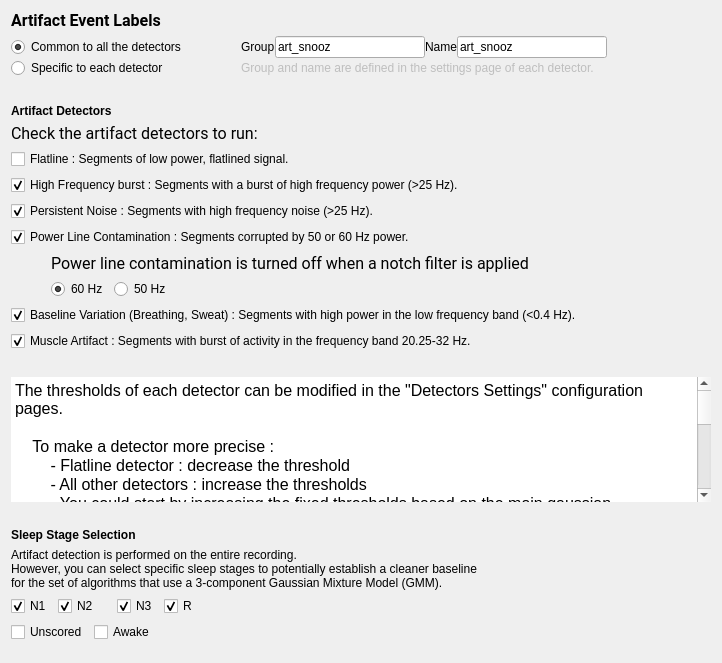
<?xml version="1.0" encoding="UTF-8"?>
<ui version="4.0">
 <class>DetectorsStep</class>
 <widget class="QWidget" name="DetectorsStep">
  <property name="geometry">
   <rect>
    <x>0</x>
    <y>0</y>
    <width>722</width>
    <height>663</height>
   </rect>
  </property>
  <property name="windowTitle">
   <string/>
  </property>
  <property name="styleSheet">
   <string notr="true">font: 12pt &quot;Roboto&quot;;</string>
  </property>
  <layout class="QVBoxLayout" name="verticalLayout_5">
   <item>
    <widget class="QLabel" name="label_3">
     <property name="font">
      <font>
       <family>Roboto</family>
       <pointsize>12</pointsize>
       <weight>50</weight>
       <italic>false</italic>
       <bold>false</bold>
      </font>
     </property>
     <property name="text">
      <string>&lt;html&gt;&lt;head/&gt;&lt;body&gt;&lt;p&gt;&lt;span style=&quot; font-weight:600;&quot;&gt;Artifact Event Labels&lt;/span&gt;&lt;/p&gt;&lt;/body&gt;&lt;/html&gt;</string>
     </property>
    </widget>
   </item>
   <item>
    <layout class="QVBoxLayout" name="verticalLayout_3">
     <property name="spacing">
      <number>0</number>
     </property>
     <item>
      <layout class="QHBoxLayout" name="horizontalLayout_2">
       <item>
        <widget class="QRadioButton" name="common_radioButton">
         <property name="minimumSize">
          <size>
           <width>230</width>
           <height>0</height>
          </size>
         </property>
         <property name="maximumSize">
          <size>
           <width>230</width>
           <height>16777215</height>
          </size>
         </property>
         <property name="text">
          <string>Common to all the detectors</string>
         </property>
         <property name="checked">
          <bool>true</bool>
         </property>
         <attribute name="buttonGroup">
          <string notr="true">buttonGroup</string>
         </attribute>
        </widget>
       </item>
       <item>
        <widget class="QLabel" name="label_4">
         <property name="text">
          <string>Group</string>
         </property>
        </widget>
       </item>
       <item>
        <widget class="QLineEdit" name="unique_group_lineEdit">
         <property name="minimumSize">
          <size>
           <width>150</width>
           <height>0</height>
          </size>
         </property>
         <property name="maximumSize">
          <size>
           <width>150</width>
           <height>16777215</height>
          </size>
         </property>
         <property name="toolTip">
          <string>Write the common artifact event name to use for all the detectors.</string>
         </property>
         <property name="text">
          <string>art_snooz</string>
         </property>
         <property name="alignment">
          <set>Qt::AlignLeading|Qt::AlignLeft|Qt::AlignVCenter</set>
         </property>
        </widget>
       </item>
       <item>
        <widget class="QLabel" name="label_5">
         <property name="text">
          <string>Name</string>
         </property>
        </widget>
       </item>
       <item>
        <widget class="QLineEdit" name="unique_name_lineEdit">
         <property name="minimumSize">
          <size>
           <width>150</width>
           <height>0</height>
          </size>
         </property>
         <property name="maximumSize">
          <size>
           <width>150</width>
           <height>16777215</height>
          </size>
         </property>
         <property name="text">
          <string>art_snooz</string>
         </property>
        </widget>
       </item>
       <item>
        <spacer name="horizontalSpacer_2">
         <property name="orientation">
          <enum>Qt::Horizontal</enum>
         </property>
         <property name="sizeHint" stdset="0">
          <size>
           <width>40</width>
           <height>20</height>
          </size>
         </property>
        </spacer>
       </item>
      </layout>
     </item>
     <item>
      <layout class="QHBoxLayout" name="horizontalLayout_3">
       <item>
        <widget class="QRadioButton" name="specific_radioButton">
         <property name="minimumSize">
          <size>
           <width>230</width>
           <height>0</height>
          </size>
         </property>
         <property name="maximumSize">
          <size>
           <width>230</width>
           <height>16777215</height>
          </size>
         </property>
         <property name="text">
          <string>Specific to each detector</string>
         </property>
         <attribute name="buttonGroup">
          <string notr="true">buttonGroup</string>
         </attribute>
        </widget>
       </item>
       <item>
        <widget class="QLabel" name="specific_name_label">
         <property name="enabled">
          <bool>false</bool>
         </property>
         <property name="maximumSize">
          <size>
           <width>16777215</width>
           <height>16777215</height>
          </size>
         </property>
         <property name="text">
          <string>Group and name are defined in the settings page of each detector.</string>
         </property>
        </widget>
       </item>
       <item>
        <spacer name="horizontalSpacer_6">
         <property name="orientation">
          <enum>Qt::Horizontal</enum>
         </property>
         <property name="sizeHint" stdset="0">
          <size>
           <width>40</width>
           <height>20</height>
          </size>
         </property>
        </spacer>
       </item>
      </layout>
     </item>
    </layout>
   </item>
   <item>
    <spacer name="verticalSpacer_3">
     <property name="orientation">
      <enum>Qt::Vertical</enum>
     </property>
     <property name="sizeType">
      <enum>QSizePolicy::Fixed</enum>
     </property>
     <property name="sizeHint" stdset="0">
      <size>
       <width>20</width>
       <height>20</height>
      </size>
     </property>
    </spacer>
   </item>
   <item>
    <layout class="QVBoxLayout" name="verticalLayout_2">
     <item>
      <widget class="QLabel" name="label_6">
       <property name="text">
        <string>&lt;html&gt;&lt;head/&gt;&lt;body&gt;&lt;p&gt;&lt;span style=&quot; font-weight:600;&quot;&gt;Artifact Detectors&lt;/span&gt;&lt;/p&gt;&lt;/body&gt;&lt;/html&gt;</string>
       </property>
      </widget>
     </item>
     <item>
      <widget class="QLabel" name="label_2">
       <property name="font">
        <font>
         <family>Roboto</family>
         <pointsize>12</pointsize>
         <weight>50</weight>
         <italic>false</italic>
         <bold>false</bold>
        </font>
       </property>
       <property name="text">
        <string>Check the artifact detectors to run:</string>
       </property>
      </widget>
     </item>
     <item>
      <widget class="QCheckBox" name="flatline_checkBox">
       <property name="text">
        <string>Flatline : Segments of low power, flatlined signal.</string>
       </property>
       <property name="checked">
        <bool>false</bool>
       </property>
      </widget>
     </item>
     <item>
      <widget class="QCheckBox" name="highfreq_checkBox">
       <property name="text">
        <string>High Frequency burst : Segments with a burst of high frequency power (&gt;25 Hz).</string>
       </property>
       <property name="checked">
        <bool>true</bool>
       </property>
      </widget>
     </item>
     <item>
      <widget class="QCheckBox" name="persistent_checkBox">
       <property name="text">
        <string>Persistent Noise : Segments with high frequency noise (&gt;25 Hz).</string>
       </property>
       <property name="checked">
        <bool>true</bool>
       </property>
      </widget>
     </item>
     <item>
      <widget class="QCheckBox" name="powerline_checkBox">
       <property name="text">
        <string>Power Line Contamination : Segments corrupted by 50 or 60 Hz power.</string>
       </property>
       <property name="checked">
        <bool>true</bool>
       </property>
      </widget>
     </item>
     <item>
      <layout class="QVBoxLayout" name="verticalLayout">
       <item>
        <layout class="QHBoxLayout" name="horizontalLayout_5">
         <item>
          <spacer name="horizontalSpacer_5">
           <property name="orientation">
            <enum>Qt::Horizontal</enum>
           </property>
           <property name="sizeType">
            <enum>QSizePolicy::Fixed</enum>
           </property>
           <property name="sizeHint" stdset="0">
            <size>
             <width>40</width>
             <height>20</height>
            </size>
           </property>
          </spacer>
         </item>
         <item>
          <widget class="QLabel" name="label">
           <property name="font">
            <font>
             <family>Roboto</family>
             <pointsize>12</pointsize>
             <weight>50</weight>
             <italic>false</italic>
             <bold>false</bold>
            </font>
           </property>
           <property name="text">
            <string>Power line contamination is turned off when a notch filter is applied</string>
           </property>
          </widget>
         </item>
        </layout>
       </item>
       <item>
        <layout class="QHBoxLayout" name="horizontalLayout">
         <item>
          <spacer name="horizontalSpacer_4">
           <property name="orientation">
            <enum>Qt::Horizontal</enum>
           </property>
           <property name="sizeType">
            <enum>QSizePolicy::Fixed</enum>
           </property>
           <property name="sizeHint" stdset="0">
            <size>
             <width>40</width>
             <height>20</height>
            </size>
           </property>
          </spacer>
         </item>
         <item>
          <widget class="QRadioButton" name="radioButton_60Hz">
           <property name="maximumSize">
            <size>
             <width>150</width>
             <height>16777215</height>
            </size>
           </property>
           <property name="text">
            <string>60 Hz</string>
           </property>
           <property name="checked">
            <bool>true</bool>
           </property>
           <attribute name="buttonGroup">
            <string notr="true">buttonGroup_2</string>
           </attribute>
          </widget>
         </item>
         <item>
          <widget class="QRadioButton" name="radioButton_50Hz">
           <property name="maximumSize">
            <size>
             <width>150</width>
             <height>16777215</height>
            </size>
           </property>
           <property name="text">
            <string>50 Hz</string>
           </property>
           <attribute name="buttonGroup">
            <string notr="true">buttonGroup_2</string>
           </attribute>
          </widget>
         </item>
         <item>
          <spacer name="horizontalSpacer_3">
           <property name="orientation">
            <enum>Qt::Horizontal</enum>
           </property>
           <property name="sizeHint" stdset="0">
            <size>
             <width>40</width>
             <height>20</height>
            </size>
           </property>
          </spacer>
         </item>
        </layout>
       </item>
      </layout>
     </item>
     <item>
      <widget class="QCheckBox" name="bslvar_checkBox">
       <property name="text">
        <string>Baseline Variation (Breathing, Sweat) : Segments with high power in the low frequency band (&lt;0.4 Hz).</string>
       </property>
       <property name="checked">
        <bool>true</bool>
       </property>
      </widget>
     </item>
     <item>
      <widget class="QCheckBox" name="muscle_checkBox">
       <property name="text">
        <string>Muscle Artifact : Segments with burst of activity in the frequency band 20.25-32 Hz.</string>
       </property>
       <property name="checked">
        <bool>true</bool>
       </property>
      </widget>
     </item>
    </layout>
   </item>
   <item>
    <spacer name="verticalSpacer">
     <property name="orientation">
      <enum>Qt::Vertical</enum>
     </property>
     <property name="sizeType">
      <enum>QSizePolicy::Fixed</enum>
     </property>
     <property name="sizeHint" stdset="0">
      <size>
       <width>20</width>
       <height>20</height>
      </size>
     </property>
    </spacer>
   </item>
   <item>
    <widget class="QTextEdit" name="textEdit">
     <property name="sizePolicy">
      <sizepolicy hsizetype="Expanding" vsizetype="Expanding">
       <horstretch>0</horstretch>
       <verstretch>10</verstretch>
      </sizepolicy>
     </property>
     <property name="minimumSize">
      <size>
       <width>0</width>
       <height>0</height>
      </size>
     </property>
     <property name="maximumSize">
      <size>
       <width>16777215</width>
       <height>268</height>
      </size>
     </property>
     <property name="frameShape">
      <enum>QFrame::VLine</enum>
     </property>
     <property name="lineWidth">
      <number>0</number>
     </property>
     <property name="sizeAdjustPolicy">
      <enum>QAbstractScrollArea::AdjustToContents</enum>
     </property>
     <property name="readOnly">
      <bool>true</bool>
     </property>
     <property name="html">
      <string>&lt;!DOCTYPE HTML PUBLIC &quot;-//W3C//DTD HTML 4.0//EN&quot; &quot;http://www.w3.org/TR/REC-html40/strict.dtd&quot;&gt;
&lt;html&gt;&lt;head&gt;&lt;meta name=&quot;qrichtext&quot; content=&quot;1&quot; /&gt;&lt;style type=&quot;text/css&quot;&gt;
p, li { white-space: pre-wrap; }
&lt;/style&gt;&lt;/head&gt;&lt;body style=&quot; font-family:'Roboto'; font-size:12pt; font-weight:400; font-style:normal;&quot;&gt;
&lt;p style=&quot; margin-top:0px; margin-bottom:0px; margin-left:0px; margin-right:0px; -qt-block-indent:0; text-indent:0px;&quot;&gt;The thresholds of each detector can be modified in the &amp;quot;Detectors Settings&amp;quot; configuration pages.&lt;/p&gt;
&lt;p style=&quot;-qt-paragraph-type:empty; margin-top:0px; margin-bottom:0px; margin-left:0px; margin-right:0px; -qt-block-indent:0; text-indent:0px;&quot;&gt;&lt;br /&gt;&lt;/p&gt;
&lt;p style=&quot; margin-top:0px; margin-bottom:0px; margin-left:0px; margin-right:0px; -qt-block-indent:0; text-indent:0px;&quot;&gt;    To make a detector more precise : &lt;/p&gt;
&lt;p style=&quot; margin-top:0px; margin-bottom:0px; margin-left:0px; margin-right:0px; -qt-block-indent:0; text-indent:0px;&quot;&gt;        - Flatline detector : decrease the threshold&lt;/p&gt;
&lt;p style=&quot; margin-top:0px; margin-bottom:0px; margin-left:0px; margin-right:0px; -qt-block-indent:0; text-indent:0px;&quot;&gt;        - All other detectors : increase the thresholds&lt;/p&gt;
&lt;p style=&quot; margin-top:0px; margin-bottom:0px; margin-left:0px; margin-right:0px; -qt-block-indent:0; text-indent:0px;&quot;&gt;        - You could start by increasing the fixed thresholds based on the main gaussian distrbution.&lt;/p&gt;
&lt;p style=&quot; margin-top:0px; margin-bottom:0px; margin-left:0px; margin-right:0px; -qt-block-indent:0; text-indent:0px;&quot;&gt;          I.e. increase the thresholds from 4 X STD to 5 X STD.&lt;/p&gt;
&lt;p style=&quot;-qt-paragraph-type:empty; margin-top:0px; margin-bottom:0px; margin-left:0px; margin-right:0px; -qt-block-indent:0; text-indent:0px;&quot;&gt;&lt;br /&gt;&lt;/p&gt;
&lt;p style=&quot; margin-top:0px; margin-bottom:0px; margin-left:0px; margin-right:0px; -qt-block-indent:0; text-indent:0px;&quot;&gt;    To make a detector more sensitive : &lt;/p&gt;
&lt;p style=&quot; margin-top:0px; margin-bottom:0px; margin-left:0px; margin-right:0px; -qt-block-indent:0; text-indent:0px;&quot;&gt;        - Flatline detector : increase the threshold&lt;/p&gt;
&lt;p style=&quot; margin-top:0px; margin-bottom:0px; margin-left:0px; margin-right:0px; -qt-block-indent:0; text-indent:0px;&quot;&gt;        - All other detectors : decrease the thresholds&lt;/p&gt;
&lt;p style=&quot; margin-top:0px; margin-bottom:0px; margin-left:0px; margin-right:0px; -qt-block-indent:0; text-indent:0px;&quot;&gt;        - You could start by decreasing the fixed thresholds based on the main gaussian distrbution.&lt;/p&gt;
&lt;p style=&quot; margin-top:0px; margin-bottom:0px; margin-left:0px; margin-right:0px; -qt-block-indent:0; text-indent:0px;&quot;&gt;          I.e. decrease the thresholds from 4 X STD to 3 X STD, except for the baseline variation which the minimum value should be 3.5.&lt;/p&gt;
&lt;p style=&quot;-qt-paragraph-type:empty; margin-top:0px; margin-bottom:0px; margin-left:0px; margin-right:0px; -qt-block-indent:0; text-indent:0px;&quot;&gt;&lt;br /&gt;&lt;/p&gt;
&lt;p style=&quot; margin-top:0px; margin-bottom:0px; margin-left:0px; margin-right:0px; -qt-block-indent:0; text-indent:0px;&quot;&gt;For more information see the  &amp;quot;Detectors Settings&amp;quot; configuration page for each specific detector. &lt;/p&gt;&lt;/body&gt;&lt;/html&gt;</string>
     </property>
    </widget>
   </item>
   <item>
    <spacer name="verticalSpacer_2">
     <property name="orientation">
      <enum>Qt::Vertical</enum>
     </property>
     <property name="sizeType">
      <enum>QSizePolicy::Fixed</enum>
     </property>
     <property name="sizeHint" stdset="0">
      <size>
       <width>20</width>
       <height>20</height>
      </size>
     </property>
    </spacer>
   </item>
   <item>
    <layout class="QVBoxLayout" name="verticalLayout_4">
     <item>
      <widget class="QLabel" name="label_7">
       <property name="text">
        <string>&lt;html&gt;&lt;head/&gt;&lt;body&gt;&lt;p&gt;&lt;span style=&quot; font-weight:600;&quot;&gt;Sleep Stage Selection&lt;/span&gt;&lt;/p&gt;&lt;/body&gt;&lt;/html&gt;</string>
       </property>
      </widget>
     </item>
     <item>
      <widget class="QLabel" name="label_8">
       <property name="text">
        <string>Artifact detection is performed on the entire recording.
However, you can select specific sleep stages to potentially establish a cleaner baseline
for the set of algorithms that use a 3-component Gaussian Mixture Model (GMM).</string>
       </property>
      </widget>
     </item>
    </layout>
   </item>
   <item>
    <layout class="QHBoxLayout" name="horizontalLayout_4">
     <item>
      <layout class="QGridLayout" name="gridLayout">
       <item row="0" column="0">
        <widget class="QCheckBox" name="checkBox_1">
         <property name="text">
          <string>N1</string>
         </property>
         <property name="checked">
          <bool>true</bool>
         </property>
        </widget>
       </item>
       <item row="0" column="1" colspan="2">
        <widget class="QCheckBox" name="checkBox_2">
         <property name="text">
          <string>N2</string>
         </property>
         <property name="checked">
          <bool>true</bool>
         </property>
        </widget>
       </item>
       <item row="0" column="3">
        <widget class="QCheckBox" name="checkBox_3">
         <property name="text">
          <string>N3</string>
         </property>
         <property name="checked">
          <bool>true</bool>
         </property>
        </widget>
       </item>
       <item row="0" column="4">
        <widget class="QCheckBox" name="checkBox_5">
         <property name="text">
          <string>R</string>
         </property>
         <property name="checked">
          <bool>true</bool>
         </property>
        </widget>
       </item>
       <item row="1" column="0" colspan="2">
        <widget class="QCheckBox" name="checkBox_9">
         <property name="text">
          <string>Unscored</string>
         </property>
        </widget>
       </item>
       <item row="1" column="2" colspan="2">
        <widget class="QCheckBox" name="checkBox_0">
         <property name="text">
          <string>Awake</string>
         </property>
        </widget>
       </item>
      </layout>
     </item>
     <item>
      <spacer name="horizontalSpacer">
       <property name="orientation">
        <enum>Qt::Horizontal</enum>
       </property>
       <property name="sizeHint" stdset="0">
        <size>
         <width>40</width>
         <height>20</height>
        </size>
       </property>
      </spacer>
     </item>
    </layout>
   </item>
   <item>
    <spacer name="verticalSpacer_4">
     <property name="orientation">
      <enum>Qt::Vertical</enum>
     </property>
     <property name="sizeType">
      <enum>QSizePolicy::Expanding</enum>
     </property>
     <property name="sizeHint" stdset="0">
      <size>
       <width>20</width>
       <height>10</height>
      </size>
     </property>
    </spacer>
   </item>
  </layout>
 </widget>
 <resources>
  <include location="../../../../../snooz-toolbox/src/main/python/ui/themes/themes.qrc"/>
 </resources>
 <connections>
  <connection>
   <sender>radioButton_50Hz</sender>
   <signal>clicked()</signal>
   <receiver>DetectorsStep</receiver>
   <slot>update_settings_slot()</slot>
   <hints>
    <hint type="sourcelabel">
     <x>457</x>
     <y>202</y>
    </hint>
    <hint type="destinationlabel">
     <x>505</x>
     <y>347</y>
    </hint>
   </hints>
  </connection>
  <connection>
   <sender>radioButton_60Hz</sender>
   <signal>clicked()</signal>
   <receiver>DetectorsStep</receiver>
   <slot>update_settings_slot()</slot>
   <hints>
    <hint type="sourcelabel">
     <x>189</x>
     <y>202</y>
    </hint>
    <hint type="destinationlabel">
     <x>505</x>
     <y>347</y>
    </hint>
   </hints>
  </connection>
  <connection>
   <sender>powerline_checkBox</sender>
   <signal>clicked()</signal>
   <receiver>DetectorsStep</receiver>
   <slot>update_settings_slot()</slot>
   <hints>
    <hint type="sourcelabel">
     <x>323</x>
     <y>157</y>
    </hint>
    <hint type="destinationlabel">
     <x>505</x>
     <y>347</y>
    </hint>
   </hints>
  </connection>
  <connection>
   <sender>common_radioButton</sender>
   <signal>clicked()</signal>
   <receiver>DetectorsStep</receiver>
   <slot>update_event_label_slot()</slot>
   <hints>
    <hint type="sourcelabel">
     <x>161</x>
     <y>47</y>
    </hint>
    <hint type="destinationlabel">
     <x>505</x>
     <y>347</y>
    </hint>
   </hints>
  </connection>
  <connection>
   <sender>specific_radioButton</sender>
   <signal>clicked()</signal>
   <receiver>DetectorsStep</receiver>
   <slot>update_event_label_slot()</slot>
   <hints>
    <hint type="sourcelabel">
     <x>161</x>
     <y>79</y>
    </hint>
    <hint type="destinationlabel">
     <x>505</x>
     <y>347</y>
    </hint>
   </hints>
  </connection>
  <connection>
   <sender>unique_group_lineEdit</sender>
   <signal>editingFinished()</signal>
   <receiver>DetectorsStep</receiver>
   <slot>update_event_label_slot()</slot>
   <hints>
    <hint type="sourcelabel">
     <x>443</x>
     <y>47</y>
    </hint>
    <hint type="destinationlabel">
     <x>505</x>
     <y>347</y>
    </hint>
   </hints>
  </connection>
  <connection>
   <sender>unique_name_lineEdit</sender>
   <signal>editingFinished()</signal>
   <receiver>DetectorsStep</receiver>
   <slot>update_event_label_slot()</slot>
   <hints>
    <hint type="sourcelabel">
     <x>650</x>
     <y>47</y>
    </hint>
    <hint type="destinationlabel">
     <x>505</x>
     <y>347</y>
    </hint>
   </hints>
  </connection>
  <connection>
   <sender>checkBox_0</sender>
   <signal>clicked()</signal>
   <receiver>DetectorsStep</receiver>
   <slot>update_stages_slot()</slot>
   <hints>
    <hint type="sourcelabel">
     <x>124</x>
     <y>622</y>
    </hint>
    <hint type="destinationlabel">
     <x>360</x>
     <y>331</y>
    </hint>
   </hints>
  </connection>
  <connection>
   <sender>checkBox_1</sender>
   <signal>clicked()</signal>
   <receiver>DetectorsStep</receiver>
   <slot>update_stages_slot()</slot>
   <hints>
    <hint type="sourcelabel">
     <x>30</x>
     <y>596</y>
    </hint>
    <hint type="destinationlabel">
     <x>360</x>
     <y>331</y>
    </hint>
   </hints>
  </connection>
  <connection>
   <sender>checkBox_2</sender>
   <signal>clicked()</signal>
   <receiver>DetectorsStep</receiver>
   <slot>update_stages_slot()</slot>
   <hints>
    <hint type="sourcelabel">
     <x>82</x>
     <y>596</y>
    </hint>
    <hint type="destinationlabel">
     <x>360</x>
     <y>331</y>
    </hint>
   </hints>
  </connection>
  <connection>
   <sender>checkBox_3</sender>
   <signal>clicked()</signal>
   <receiver>DetectorsStep</receiver>
   <slot>update_stages_slot()</slot>
   <hints>
    <hint type="sourcelabel">
     <x>135</x>
     <y>596</y>
    </hint>
    <hint type="destinationlabel">
     <x>360</x>
     <y>331</y>
    </hint>
   </hints>
  </connection>
  <connection>
   <sender>checkBox_5</sender>
   <signal>clicked()</signal>
   <receiver>DetectorsStep</receiver>
   <slot>update_stages_slot()</slot>
   <hints>
    <hint type="sourcelabel">
     <x>176</x>
     <y>596</y>
    </hint>
    <hint type="destinationlabel">
     <x>360</x>
     <y>331</y>
    </hint>
   </hints>
  </connection>
 </connections>
 <slots>
  <slot>update_settings_slot()</slot>
  <slot>update_event_label_slot()</slot>
  <slot>update_stages_slot()</slot>
 </slots>
 <buttongroups>
  <buttongroup name="buttonGroup_2"/>
  <buttongroup name="buttonGroup"/>
 </buttongroups>
</ui>
